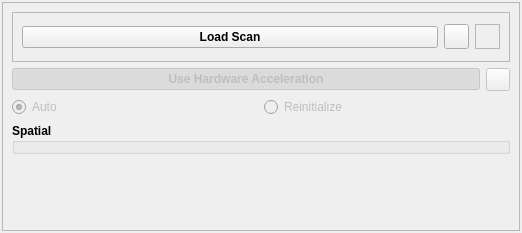
<?xml version="1.0" encoding="UTF-8"?>
<ui version="4.0">
 <class>Form</class>
 <widget class="QWidget" name="Form">
  <property name="geometry">
   <rect>
    <x>0</x>
    <y>0</y>
    <width>522</width>
    <height>233</height>
   </rect>
  </property>
  <property name="focusPolicy">
   <enum>Qt::StrongFocus</enum>
  </property>
  <property name="windowTitle">
   <string>Form</string>
  </property>
  <layout class="QVBoxLayout" name="verticalLayout_3">
   <property name="spacing">
    <number>6</number>
   </property>
   <property name="leftMargin">
    <number>2</number>
   </property>
   <property name="topMargin">
    <number>2</number>
   </property>
   <property name="rightMargin">
    <number>2</number>
   </property>
   <property name="bottomMargin">
    <number>2</number>
   </property>
   <item>
    <widget class="QFrame" name="frame">
     <property name="maximumSize">
      <size>
       <width>650</width>
       <height>16777215</height>
      </size>
     </property>
     <property name="frameShape">
      <enum>QFrame::StyledPanel</enum>
     </property>
     <property name="frameShadow">
      <enum>QFrame::Raised</enum>
     </property>
     <layout class="QVBoxLayout" name="verticalLayout">
      <item>
       <widget class="QFrame" name="loadscan_frame">
        <property name="minimumSize">
         <size>
          <width>0</width>
          <height>50</height>
         </size>
        </property>
        <property name="frameShape">
         <enum>QFrame::StyledPanel</enum>
        </property>
        <property name="frameShadow">
         <enum>QFrame::Sunken</enum>
        </property>
        <layout class="QHBoxLayout" name="horizontalLayout_4">
         <item>
          <widget class="QPushButton" name="loadScanBtn">
           <property name="font">
            <font>
             <weight>75</weight>
             <bold>true</bold>
            </font>
           </property>
           <property name="text">
            <string>Load Scan</string>
           </property>
          </widget>
         </item>
         <item>
          <widget class="QToolButton" name="helpBtn">
           <property name="minimumSize">
            <size>
             <width>25</width>
             <height>25</height>
            </size>
           </property>
           <property name="maximumSize">
            <size>
             <width>25</width>
             <height>25</height>
            </size>
           </property>
           <property name="text">
            <string/>
           </property>
           <property name="icon">
            <iconset>
             <normaloff>../../../icons/helplite.png</normaloff>../../../icons/helplite.png</iconset>
           </property>
           <property name="iconSize">
            <size>
             <width>50</width>
             <height>50</height>
            </size>
           </property>
          </widget>
         </item>
         <item>
          <widget class="QLabel" name="rtclkpic">
           <property name="maximumSize">
            <size>
             <width>25</width>
             <height>25</height>
            </size>
           </property>
           <property name="autoFillBackground">
            <bool>true</bool>
           </property>
           <property name="frameShape">
            <enum>QFrame::StyledPanel</enum>
           </property>
           <property name="text">
            <string/>
           </property>
           <property name="pixmap">
            <pixmap>../../../icons/icons8-mouse-right-click-50.png</pixmap>
           </property>
           <property name="scaledContents">
            <bool>true</bool>
           </property>
           <property name="alignment">
            <set>Qt::AlignRight|Qt::AlignTrailing|Qt::AlignVCenter</set>
           </property>
          </widget>
         </item>
        </layout>
       </widget>
      </item>
      <item>
       <layout class="QHBoxLayout" name="horizontalLayout">
        <item>
         <widget class="QPushButton" name="useE712WavegenBtn">
          <property name="enabled">
           <bool>false</bool>
          </property>
          <property name="font">
           <font>
            <weight>75</weight>
            <bold>true</bold>
           </font>
          </property>
          <property name="toolTip">
           <string>not currently supported</string>
          </property>
          <property name="text">
           <string>Use Hardware Acceleration</string>
          </property>
          <property name="checkable">
           <bool>true</bool>
          </property>
          <property name="checked">
           <bool>true</bool>
          </property>
         </widget>
        </item>
        <item>
         <widget class="QToolButton" name="hdwAccelDetailsBtn">
          <property name="enabled">
           <bool>false</bool>
          </property>
          <property name="toolTip">
           <string>not enabled</string>
          </property>
          <property name="text">
           <string/>
          </property>
          <property name="icon">
           <iconset>
            <normaloff>../../../icons/1318611600_23.ico</normaloff>../../../icons/1318611600_23.ico</iconset>
          </property>
         </widget>
        </item>
       </layout>
      </item>
      <item>
       <layout class="QHBoxLayout" name="horizontalLayout_3">
        <item>
         <widget class="QRadioButton" name="autoDDLRadBtn">
          <property name="enabled">
           <bool>false</bool>
          </property>
          <property name="text">
           <string>Auto</string>
          </property>
          <property name="checked">
           <bool>true</bool>
          </property>
         </widget>
        </item>
        <item>
         <widget class="QRadioButton" name="reinitDDLRadBtn">
          <property name="enabled">
           <bool>false</bool>
          </property>
          <property name="toolTip">
           <string>not currently supported</string>
          </property>
          <property name="text">
           <string>Reinitialize</string>
          </property>
          <property name="checked">
           <bool>false</bool>
          </property>
         </widget>
        </item>
       </layout>
      </item>
      <item>
       <widget class="QGroupBox" name="evGrpBox">
        <property name="maximumSize">
         <size>
          <width>16777215</width>
          <height>16777215</height>
         </size>
        </property>
        <property name="font">
         <font>
          <weight>75</weight>
          <bold>true</bold>
         </font>
        </property>
        <property name="title">
         <string>Spatial</string>
        </property>
        <layout class="QVBoxLayout" name="verticalLayout_2">
         <property name="leftMargin">
          <number>2</number>
         </property>
         <property name="topMargin">
          <number>2</number>
         </property>
         <property name="rightMargin">
          <number>2</number>
         </property>
         <property name="bottomMargin">
          <number>2</number>
         </property>
         <item>
          <layout class="QHBoxLayout" name="horizontalLayout_2"/>
         </item>
        </layout>
       </widget>
      </item>
      <item>
       <spacer name="verticalSpacer">
        <property name="orientation">
         <enum>Qt::Vertical</enum>
        </property>
        <property name="sizeHint" stdset="0">
         <size>
          <width>20</width>
          <height>40</height>
         </size>
        </property>
       </spacer>
      </item>
     </layout>
    </widget>
   </item>
  </layout>
 </widget>
 <resources/>
 <connections/>
</ui>
